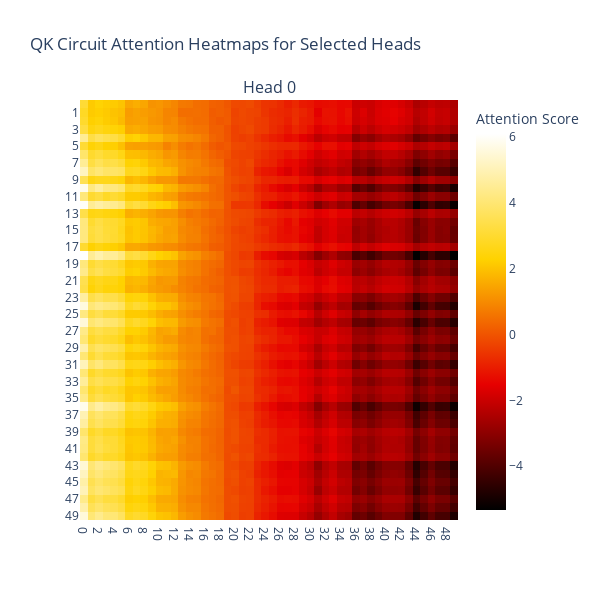

Notebook code cell kept with this figure:
### Code cell
layer = 0  # The layer you want to visualize
querypos = 3  # Position for the query embedding
keypos = -1  # Position for the key embedding
selected_heads = [0]  # Choose specific attention heads to visualize (e.g., head 0, head 1, head 3)


# Example 1: Plot QK heatmap for specific heads
plot_qk_heatmap(model, layer=layer, selected_heads=selected_heads, only_posembed=False, keypos=keypos, querypos=querypos)

### Figure 1 — Plotly figure (JSON) as saved in the notebook; plotly's stock layout.template omitted (floating-point values rounded to 4 significant figures; data arrays with more than 128 entries replaced by an {"elided": "..."} marker saying what was removed)
{"data": [{"colorbar": {"title": {"text": "Attention Score"}}, "colorscale": [[0, "rgb(0,0,0)"], [0.3333, "rgb(230,0,0)"], [0.6667, "rgb(255,210,0)"], [1, "rgb(255,255,255)"]], "type": "heatmap", "x": ["0", "1", "2", "3", "4", "5", "6", "7", "8", "9", "10", "11", "12", "13", "14", "15", "16", "17", "18", "19", "20", "21", "22", "23", "24", "25", "26", "27", "28", "29", "30", "31", "32", "33", "34", "35", "36", "37", "38", "39", "40", "41", "42", "43", "44", "45", "46", "47", "48", "49"], "xaxis": "x", "y": ["49", "48", "47", "46", "45", "44", "43", "42", "41", "40", "39", "38", "37", "36", "35", "34", "33", "32", "31", "30", "29", "28", "27", "26", "25", "24", "23", "22", "21", "20", "19", "18", "17", "16", "15", "14", "13", "12", "11", "10", "9", "8", "7", "6", "5", "4", "3", "2", "1", "0"], "yaxis": "y", "z": {"elided": "50x50 float values"}}], "layout": {"annotations": [{"font": {"size": 16}, "showarrow": false, "text": "Head 0", "x": 0.5, "xanchor": "center", "xref": "paper", "y": 1, "yanchor": "bottom", "yref": "paper"}], "height": 600, "showlegend": false, "title": {"text": "QK Circuit Attention Heatmaps for Selected Heads"}, "width": 600, "xaxis": {"anchor": "y", "domain": [0, 1]}, "yaxis": {"anchor": "x", "domain": [0, 1]}}}
